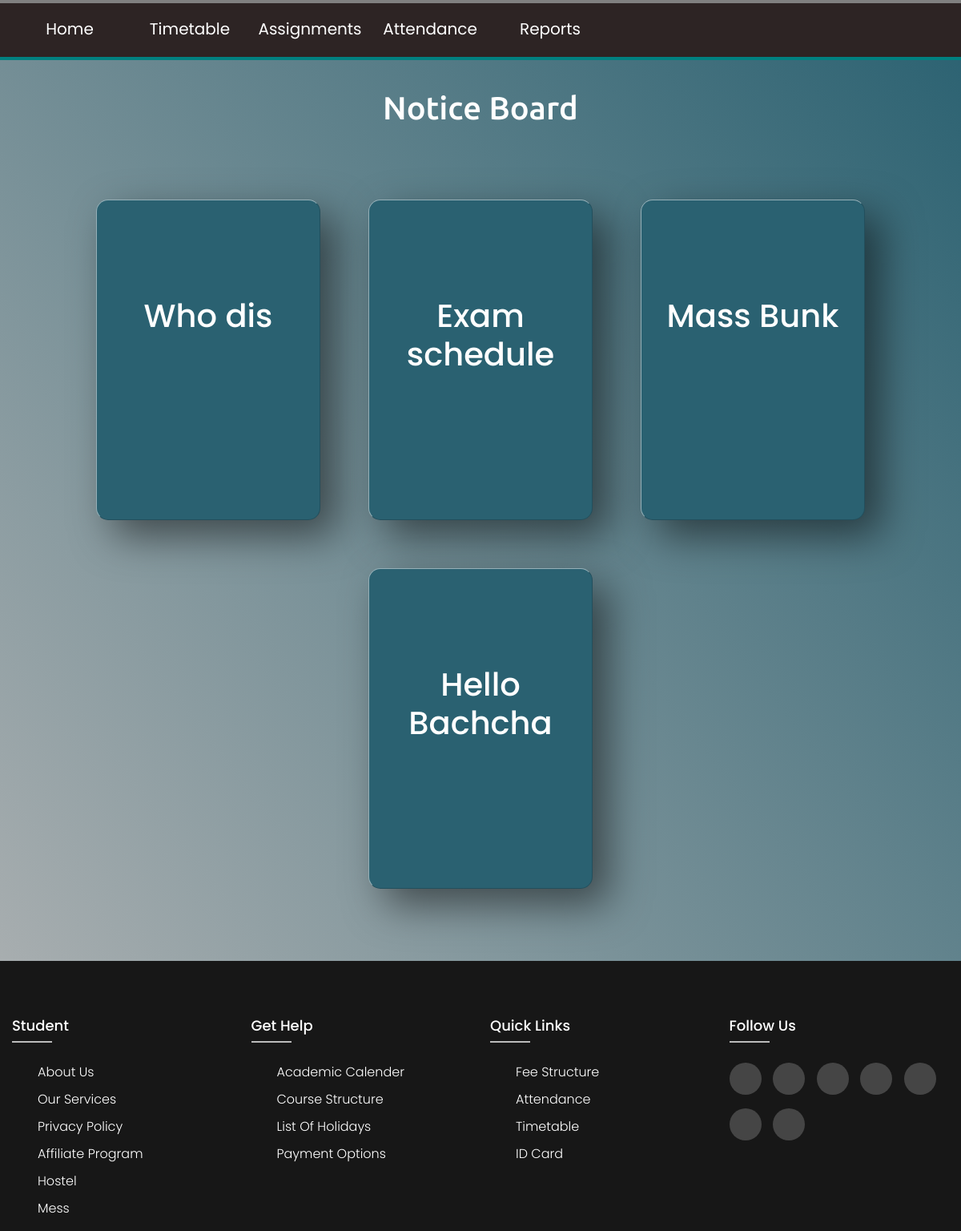
The app's page /student/notice, older data.
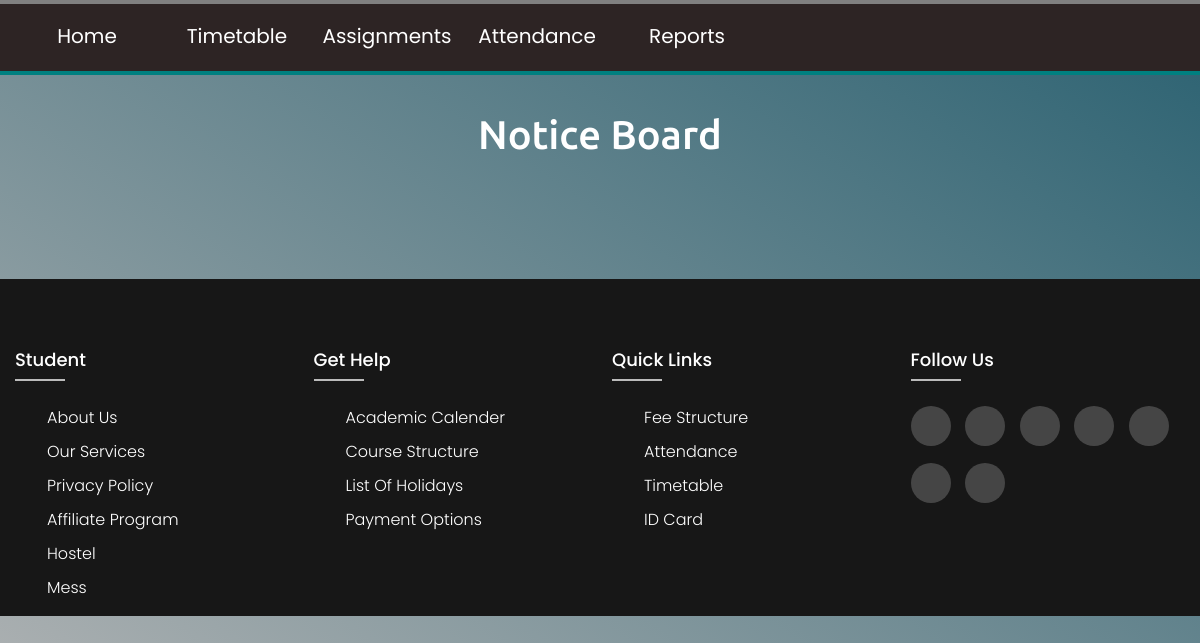
The same page, newer data.
### app/models.py (models this page shows)
class Notice(db.Model):
    id = db.Column(db.Integer, primary_key=True)
    heading = db.Column(db.String(30))
    content = db.Column(db.String(300))

### app/student.py (the view)
@student.route('/student/notice')
def notice():
    notices = Notice.query.all()
    n = []
    l = 1
    for i in notices:
        n.append([l, i.heading, i.content])
        l += 1
    return render_template('notice_board.html', notices=n)

### app/templates/notice_board.html (shortened to what this page needs)
<head>
  <link
  href="https://cdn.jsdelivr.net/npm/bootstrap@5.2.0-beta1/dist/css/bootstrap.min.css"
  rel="stylesheet"
  />
  <link rel="stylesheet" href="/static/student_profile.css" />
  <link rel="stylesheet" href="/static/footer.css" />
  <link rel="stylesheet" href="/static/cards.css">
</head>
<body>
  <nav class="navbar-dark navbar-expand-lg navbar">
    <div class="container-fluid navb-links-container">
      <div class="collapse navbar-collapse" id="navbarSupportedContent">
        <ul class="navbar-nav me-auto mb-2 mb-lg-0">
          <li class="nav-item">
            <a href="/"><button class="styled-button">Home</button></a>
          </li>
          <li class="nav-item">
            <a href="/student/timetable"
              ><button class="styled-button">Timetable</button></a
            >
          </li>
          <li class="nav-item">
            <a href="#"><button class="styled-button">Assignments</button></a>
          </li>
          <li class="nav-item">
            <a href="#"><button class="styled-button">Attendance</button></a>
          </li>
          <li class="nav-item">
            <a href="#"><button class="styled-button">Reports</button></a>
          </li>
        </ul>
      </div>
    </div>
  </nav>
  <center>
    <h1 style="font-family: 'Ubuntu'; margin-top: 3%">Notice Board</h1>
    <div class="container" style="margin-top: 5%; margin-bottom: 5%">
      {%for notice in notices%}
      <div class="card">
        <div class="heading">
          <h2>{{notice[1]}}</h2>
        </div>
      </div>
      {%endfor%}
    </div>
  </center>
  <footer class="footer">
    <div class="containner">
      <div class="row">
        <div class="footer-col col-md-3 col-sm-6">
          <h4>Student</h4>
          <ul>
            <li><a href="#">About Us</a></li>
            <li><a href="#">Our Services</a></li>
            <li><a href="#">Privacy Policy</a></li>
            <li><a href="#">Affiliate Program</a></li>
            <li><a href="#">Hostel</a></li>
            <li><a href="#">Mess</a></li>
          </ul>
        </div>
        <div class="footer-col col-md-3 col-sm-6">
          <h4>Get Help</h4>
          <ul>
            <li><a href="#">Academic Calender</a></li>
            <li><a href="#">Course Structure</a></li>
            <li><a href="#">List of Holidays</a></li>
            <li><a href="#">Payment Options</a></li>
          </ul>
        </div>
        <div class="footer-col col-md-3 col-sm-6">
          <h4>Quick Links</h4>
          <ul>
            <li><a href="#">Fee Structure</a></li>
            <li><a href="#">Attendance</a></li>
            <li><a href="#">Timetable</a></li>
            <li><a href="#">ID card</a></li>
          </ul>
        </div>
        <div class="footer-col col-md-3 col-sm-6">
          <h4>Follow Us</h4>
          <div class="social-links">
            <a href="#"></a>
            <a href="#"></a>
            <a href="#"></a>
            <a href="#"></a>
            <a href="#"></a>
            <a href="#"></a>
            <a href="#"></a>
          </div>
        </div>
      </div>
    </div>
  </footer>
</body>

Row changes from the older to the newer data that the page shows:
removed Notice: heading "Who dis"
removed Notice: heading "Exam schedule"
removed Notice: heading "Mass Bunk"
removed Notice: heading "Hello Bachcha"
